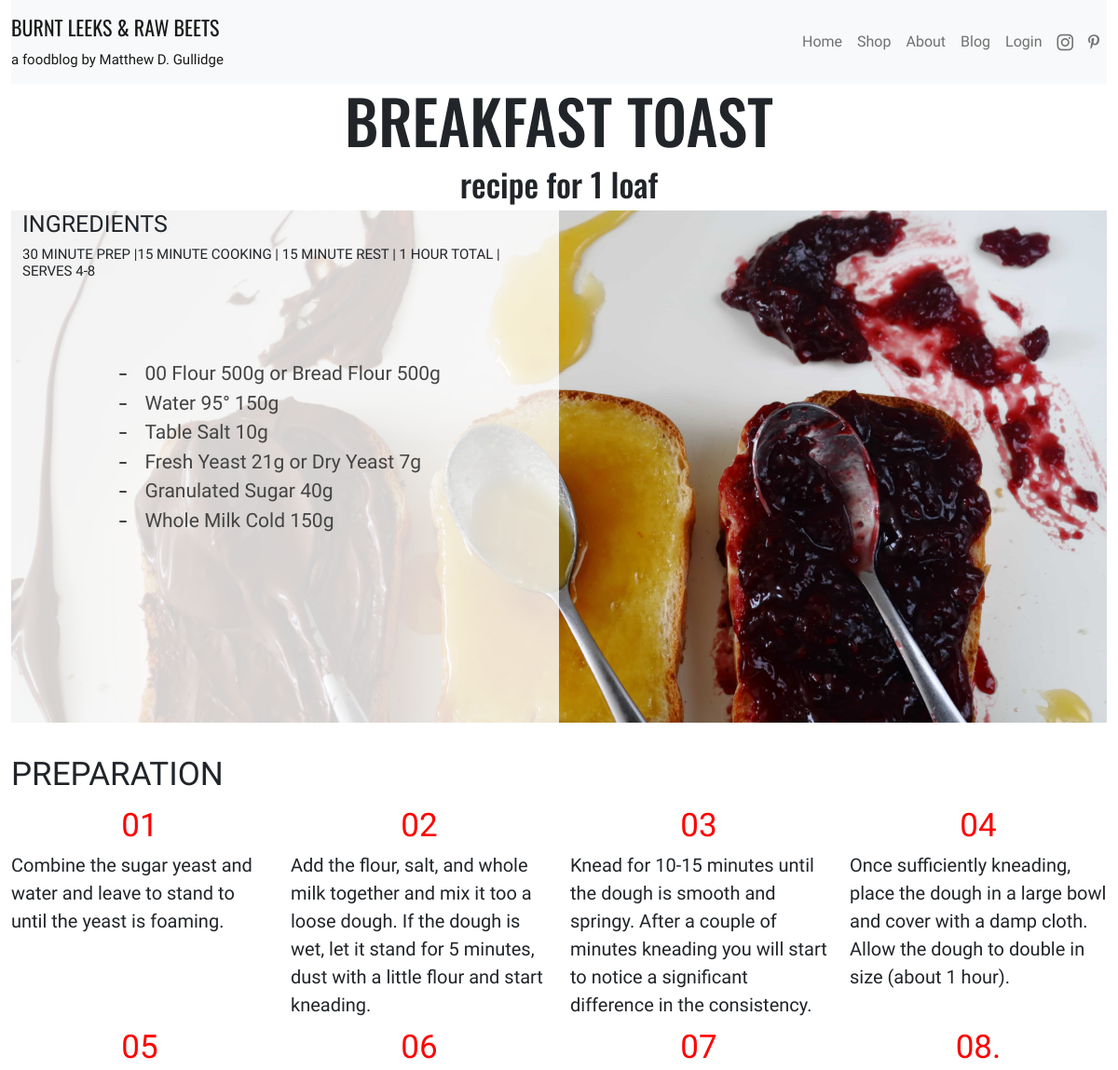
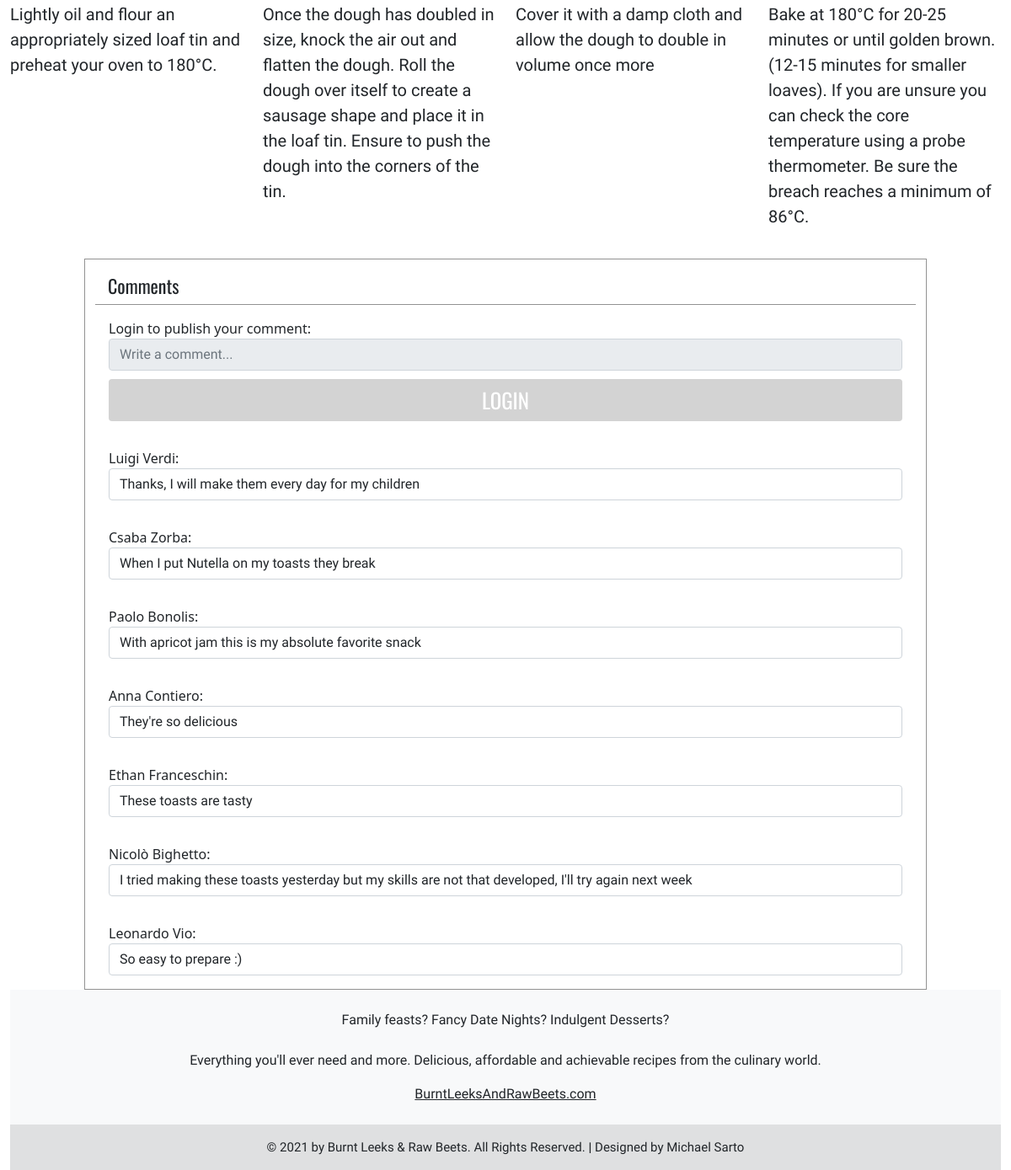
Screenshot of /recipe.php?recipe=3 with the database file from the repository (2 pictures, top to bottom).
### tables this page shows
CREATE TABLE `recipes` (
  `IdRecipe` int(11) NOT NULL,
  `Title` varchar(255) DEFAULT NULL,
  `Preparation` text DEFAULT NULL,
  `State` tinyint(1) DEFAULT 1
);

CREATE TABLE `images` (
  `IdImage` int(11) NOT NULL,
  `Path` varchar(255) NOT NULL
);

CREATE TABLE `reviews` (
  `IdReview` int(11) NOT NULL,
  `Stars` int(11) NOT NULL,
  `Review` varchar(255) DEFAULT NULL,
  `IdUser` int(11) NOT NULL,
  `IdRecipe` int(11) NOT NULL
);

CREATE TABLE `users` (
  `IdUser` int(11) NOT NULL,
  `Name` varchar(255) DEFAULT NULL,
  `Surname` varchar(255) DEFAULT NULL,
  `Email` varchar(255) NOT NULL,
  `Password` varchar(255) NOT NULL,
  `Newsletter` tinyint(1) NOT NULL,
  `Category` int(11) NOT NULL
);

### DBHandler.php (called while the page is built, shortened)
<?php
class DBHandler
{
    private $db;
    public function getInstance()
    {
        return $this->db;
    }
    private function connect_database()
    {
        try {
            $connection_string = 'mysql:host=localhost;dbname=foodblog;charset=utf8';
            $connection_array = array(
                PDO::ATTR_ERRMODE => PDO::ERRMODE_EXCEPTION,
                PDO::ATTR_DEFAULT_FETCH_MODE => PDO::FETCH_ASSOC
            );
            $this->db = new PDO($connection_string, USER, PASSWORD, $connection_array);
        } catch (PDOException $e) {
            $this->db = null;
        }
    }
}

### DBHandlerObject.php (called while the page is built, shortened)
<?php
$dbh = new DBHandler();

### recipe.php (the view, shortened to what this page needs)
<!DOCTYPE html>
<html lang="en">
<head>
    <?php
    require_once("header.php");
    ?>
    <link rel="stylesheet" href="ingredients.css">
    <link rel="stylesheet" href="https://cdnjs.cloudflare.com/ajax/libs/rateYo/2.3.2/jquery.rateyo.min.css">
</head>
<body>
    <div class="container-fluid">
        <?php
        if (isset($_GET['recipe']) && is_numeric($_GET['recipe'])) {
            $stmt = $dbh->getInstance()->prepare("SELECT IdRecipe, Title, Preparation FROM recipes WHERE recipes.IdRecipe= :idRecipe");
            $stmt->bindParam(':idRecipe', $_GET['recipe']);
            $stmt->execute();
            $row = $stmt->fetch();
            $stmt2 = $dbh->getInstance()->prepare("SELECT images.Path from images INNER join recipesimages on recipesimages.IdImage=images.IdImage INNER join recipes on recipesimages.IdRecipe=recipes.IdRecipe WHERE recipesimages.IdRecipe=:idRecipe AND images.Path not like '%CUT%' ");
            $stmt2->bindParam(':idRecipe', $_GET['recipe']);
            $stmt2->execute();
            $row2 = $stmt2->fetch();
        } else {
            header('Location: blog.php');
        }
        require_once("navbar.php");
        echo '<header class="text-center logo">';
        echo '<h1 style="font-size: 65px">';
        $explode = explode(';', $row['Title']);
        $prepations = explode(';', $row['Preparation']);
        $title = $explode[0];
        $subtitle = $explode[1];
        echo $title . ' </h1>';
        echo '<h3 style="font-size: 35px">' . $subtitle . '</h3>';
        echo '</header>';
        ?>
        <div class="jumbotron" style="background-image:url('<?php echo $row2['Path']; ?>')!important">
            <div class="row">
                <div class="col-md-6 col-sm-6 col-lg-6 col-xs-12 half-image">
                    <h4 style="font-size: 25px" class="navbar-font">INGREDIENTS</h4>
                    <?php echo '<h5 style="font-size: 15px" class="navbar-font">' . $prepations[0] . '</h5>'; ?>
                    <div id="checklist" style="margin-left:10%; margin-top:10%">
                        <?php $stmt3 = $dbh->getInstance()->prepare("SELECT ingredients.IdIngredient,ingredients.Ingredient,recipesingredients.Quantity,ingredients.IdAlternative,measureunits.MeasureUnit FROM recipesingredients INNER JOIN recipes ON recipes.IdRecipe=recipesingredients.IdRecipe INNER JOIN ingredients ON ingredients.IdIngredient=recipesingredients.IdIngredient INNER JOIN measureunits ON measureunits.IdMeasureUnit=ingredients.IdMeasureUnit WHERE recipes.IdRecipe=:idRecipe");
                        $stmt3->bindParam(':idRecipe', $_GET['recipe']);
                        $stmt3->execute();
                        $id_alt = 0;
                        $listToPrint = array();
                        for ($cnt = $stmt3->rowCount(); $cnt > 0; --$cnt) {
                            $row3 = $stmt3->fetch();
                            if ($cnt == $stmt3->rowCount()) {
                                $toPrint  = $row3['Ingredient'] . ' ' . $row3['Quantity'] . $row3['MeasureUnit'];
                                $id_alt = (int) $row3['IdIngredient'];
                            } else if ($id_alt == $row3['IdAlternative']) {
                                $toPrint .= ' or ' . $row3['Ingredient'] . ' ' . $row3['Quantity'] . $row3['MeasureUnit'];
                                array_pop($listToPrint);
                                $listToPrint[] = $toPrint;
                                $toPrint = null;
                            } else {
                                $toPrint = $row3['Ingredient'] . ' ' . $row3['Quantity'] . $row3['MeasureUnit'];
                                $id_alt = (int) $row3['IdIngredient'];
                            }
                            if (isset($toPrint)) {
                                $listToPrint[] = $toPrint;
                            }
                        }
                        for ($cnt = 0; $cnt < sizeof($listToPrint); ++$cnt) {
                            echo ' <input id="' . $cnt . '" type="checkbox"  name="' . $cnt . '">';
                            echo '<label for="' . $cnt . '" class="text-justify navbar-font" style="font-size: 21px">' . $listToPrint[$cnt] . '</label>';
                        }
                        ?>
                    </div>
                </div>
            </div>
        </div>
        <section style="margin-top: 35px; margin-bottom: 35px;">
            <h4 style="font-size: 35px" class="navbar-font" style="margin-bottom:15px">PREPARATION</h4>
            <?php
            for ($cnt = 1; $cnt < sizeof($prepations); ++$cnt) {
                echo ' <div class="row"  style="margin-top: 5px; margin-bottom: 5px;">';
                if (isset($prepations[$cnt])) {
                    $number = mb_substr($prepations[$cnt], 0, 4);
                    $text = mb_substr($prepations[$cnt], 4);
                    echo '  <div class="col-lg-3 col-md-12 col-xs-12">
                <div class="prepartionNumber text-center sublogo error" style="font-size: 35px;">
                    ' . $number . ' <br>
                </div>
                <div class="preparationText navbar-font text-justify" style="font-size: 20px;">
                   ' . $text . '
                </div>
            </div>';
                }
                ++$cnt;
                if (isset($prepations[$cnt])) {
                    $number = substr($prepations[$cnt], 0, 4);
                    $text = substr($prepations[$cnt], 4);
                    echo '  <div class="col-lg-3 col-md-12 col-xs-12">
                <div class="prepartionNumber text-center sublogo error" style="font-size: 35px;">
                    ' . $number . ' <br>
                </div>
                <div class="preparationText navbar-font text-justify" style="font-size: 20px;">
                   ' . $text . '
                </div>
            </div>';
                }
                ++$cnt;
                if (isset($prepations[$cnt])) {
                    $number = substr($prepations[$cnt], 0, 4);
                    $text = substr($prepations[$cnt], 4);
                    echo '  <div class="col-lg-3 col-md-12 col-xs-12">
                <div class="prepartionNumber text-center sublogo error" style="font-size: 35px;">
                    ' . $number . ' <br>
                </div>
                <div class="preparationText navbar-font text-justify" style="font-size: 20px;">
                   ' . $text . '
                </div>
            </div>';
                }
                ++$cnt;
                if (isset($prepations[$cnt])) {
                    $number = substr($prepations[$cnt], 0, 4);
                    $text = substr($prepations[$cnt], 4);
                    echo '  <div class="col-lg-3 col-md-12 col-xs-12">
                    <div class="prepartionNumber text-center sublogo error" style="font-size: 35px;">
                        ' . $number . ' <br>
                    </div>
                    <div class="preparationText navbar-font text-justify" style="font-size: 20px;" >
                       ' . $text . '
                    </div>
                </div>';
                }
                echo ' </div>';
            }
            ?>
        </section>
        <?php
        require_once("reviews.php");
        require_once("footer.php"); ?>
    </div>
</body>
</html>

### reviews.php (shortened to what this page needs)
<section>
    <div class="row d-flex justify-content-center">
        <div class="col-10 borderReview" style="border-top-style: solid">
            <div class="logo" style="border-bottom-style: solid; border-color: #44444494 !important; border-width: 1px !important; padding: 15px; padding-bottom: 5px">
                Comments
            </div>
        </div>
    </div>
    <?php
    require_once('Header.php');
    if (isset($_SESSION['IdUser'])) {
        echo ' <div class="row d-flex justify-content-center">
                <div class="col-10  d-flex justify-content-center borderReview">
                    <form class="myform form" style="border: none;" action="' . (isset($_SERVER['HTTPS']) && $_SERVER['HTTPS'] === 'on' ? "https" : "http") . "://$_SERVER[HTTP_HOST]$_SERVER[REQUEST_URI]" . '" method="post">
                        <div>
                            <label for="rateYo">' . htmlentities($_SESSION['Name']) . ' publish your comment: </label><div id="rateYo" ></div>
                        </div>
                        <input type="hidden" id="hiddenRating" value="4" name="rating">
                        <div>
                            <input type="text"  class="form-control navbar-font" maxlength="255" name="content" placeholder="Write a comment...">
                            </div>
                                <input type="submit" name="submit" class="mybtn btn btn-block btn-primary logo" value="PUBLISH">
                    </form>
                </div>
            </div>';
    } else {
        echo ' <div class="row d-flex justify-content-center">
                <div class="col-10  d-flex justify-content-center borderReview">
                    <div class="myform form" style="border: none;" >
                        <div>
                            <label for="rateYo">Login to publish your comment: </label><div id="rateYo" data-rateyo-rating="4"></div>
                        </div>
                        <div>
                            <input type="text"  class="form-control navbar-font" maxlength="255" name="content" placeholder="Write a comment..." readonly>
                            </div>
                                <input type="button" name="submit" href="#" data-toggle="modal" data-target="#loginModal" class="mybtn btn btn-block btn-primary logo" value="LOGIN">
                    </div>
                </div>
            </div>';
    }
    $stmt4 = $dbh->getInstance()->prepare("SELECT users.IdUser, users.Name, users.Surname, reviews.Stars, reviews.Review, reviews.IdReview from reviews   INNER JOIN users on users.IdUser=reviews.IdUser  where reviews.IdRecipe=:idrecipe");
    $stmt4->bindParam('idrecipe', $row['IdRecipe']);
    $stmt4->execute();
    for ($cnt = 0; $stmt4->rowCount() > $cnt; ++$cnt) {
        $row4 = $stmt4->fetch();
        $name = $row4['Name'];
        $surname = $row4['Surname'];
        $stars = $row4['Stars'];
        $review = $row4['Review'];
        echo '<div class="row d-flex justify-content-center">
                <div class="col-10  d-flex justify-content-center borderReview">
                    <div class="myform form" style="border: none;">
                        ' . htmlentities($name) . ' ' . htmlentities($surname) . ': <div class="rateyo" data-rateyo-rating="' . $stars . '"></div>
                        <div class="form-control navbar-font" style="height: auto; width:auto">
                           ' . htmlentities($review);
        echo ' </div>
                    </div>
                </div>
            </div>';
    }
    ?>
    <div class="row d-flex justify-content-center">
        <div class="col-10  d-flex justify-content-center borderReview" style="border-bottom-style: solid;">
        </div>
    </div>
</section>

### style.css (style rules this page uses)
.logo { font-family: 'Oswald', sans-serif; font-size: 22px; }
.sublogo { font-family: 'Open Sans Condensed', sans-serif; font-size: 15px; }
.navbar-font { font-family: 'Lexend', sans-serif !important; }
.jumbotron { position: relative; overflow: hidden; height: 550px; padding: 100px 60px; margin: 0px; background-image: url('Images/strawberries.jpg'); background-size: cover; background-repeat: no-repeat; }
.half-image { height: 100%; position: absolute; top: 0; left: 0; background: rgba(255, 255, 255, 0.815); }
section .borderReview { border-right-style: solid; border-left-style: solid; border-color: #44444494 !important; border-width: 1px !important; }
.mybtn { border: none; background-color: lightgray; font-size: 25px; margin-top: 10px; padding-left: 20px; padding-right: 20px; }
.myform { position: relative; display: -ms-flexbox; display: flex; padding: 1rem; -ms-flex-direction: column; flex-direction: column; width: 100%; height: 100%; pointer-events: auto; background-color: #fff; background-clip: padding-box; border: 1px solid rgba(0, 0, 0, .2); border-radius: 1.1rem; outline: 0; }

### ingredients.css (style rules this page uses)
#checklist { --background: none; --text: #444444; --check: #444444; --disabled: #4d0000; --border-radius: 10px; background: var(--background); width: var(--width); height: var(--height); border-radius: var(--border-radius); position: relative; -webkit-box-shadow: none; box-shadow: none; padding: 30px 45px; display: -ms-grid; display: grid; -ms-grid-columns: 30px auto; grid-template-columns: 30px auto; -webkit-box-align: center; -ms-flex-align: center; align-items: center; }
#checklist label { color: var(--text); position: relative; cursor: pointer; display: -ms-grid; display: grid; -webkit-box-align: center; -ms-flex-align: center; align-items: center; width: -webkit-fit-content; width: -moz-fit-content; width: fit-content; -webkit-transition: color .3s ease; transition: color .3s ease; }
#checklist label::before, #checklist label::after { content: ""; position: absolute; }
#checklist label::before { height: 2px; width: 8px; left: -27px; background: var(--check); border-radius: 2px; -webkit-transition: background .3s ease; transition: background .3s ease; }
#checklist label:after { height: 4px; width: 4px; top: 8px; left: -25px; border-radius: 50%; }
#checklist input[type="checkbox"] { -webkit-appearance: none; -moz-appearance: none; position: relative; height: 15px; width: 15px; outline: none; border: 0; margin: 0 15px 0 0; cursor: pointer; background: var(--background); display: -ms-grid; display: grid; -webkit-box-align: center; -ms-flex-align: center; align-items: center; }
#checklist input[type="checkbox"]::before, #checklist input[type="checkbox"]::after { content: ""; position: absolute; height: 2px; top: auto; background: var(--check); border-radius: 2px; }
#checklist input[type="checkbox"]::before { width: 0px; right: 60%; -webkit-transform-origin: right bottom; transform-origin: right bottom; }
#checklist input[type="checkbox"]::after { width: 0px; left: 40%; -webkit-transform-origin: left bottom; transform-origin: left bottom; }

### loginStyle.css (style rules this page uses)
.error { color: #ff0000; }

### rows the page displays
recipes: Title "BREAKFAST TOAST", Title "recipe for 1 loaf", Preparation "30 MINUTE PREP |15 MINUTE COOKING | 15 MINUTE REST | 1 HOUR TOTAL | SERVES 4-8", Preparation "01", Preparation "Combine the sugar yeast and water and leave to stand to until the yeast is foaming.", Preparation "02", Preparation "Add the flour, salt, and whole milk together and mix it too a loose dough. If the dough is wet, let it stand for 5 minutes, dust with a little flour and start kneading.", Preparation "03", Preparation "Knead for 10-15 minutes until the dough is smooth and springy. After a couple of minutes kneading you will start to notice a significant difference in the consistency.", Preparation "04", Preparation "Once sufficiently kneading, place the dough in a large bowl and cover with a damp cloth. Allow the dough to double in size (about 1 hour).", Preparation "05", Preparation "Lightly oil and flour an appropriately sized loaf tin and preheat your oven to 180°C.", Preparation "06", Preparation "Once the dough has doubled in size, knock the air out and flatten the dough. Roll the dough over itself to create a sausage shape and place it in the loaf tin. Ensure to push the dough into the corners of the tin.", Preparation "07", Preparation "Cover it with a damp cloth and allow the dough to double in volume once more", Preparation "08.", Preparation "Bake at 180°C for 20-25 minutes or until golden brown. (12-15 minutes for smaller loaves). If you are unsure you can check the core temperature using a probe thermometer. Be sure the breach reaches a minimum of 86°C."
images: Path (picture)
reviews: IdUser.Name "Luigi", IdUser.Surname "Verdi", Review "Thanks, I will make them every day for my children"
reviews: IdUser.Name "Csaba", IdUser.Surname "Zorba", Review "When I put Nutella on my toasts they break"
reviews: IdUser.Name "Paolo", IdUser.Surname "Bonolis", Review "With apricot jam this is my absolute favorite snack"
reviews: IdUser.Name "Anna", IdUser.Surname "Contiero", Review "They're so delicious"
reviews: IdUser.Name "Ethan", IdUser.Surname "Franceschin", Review "These toasts are tasty"
reviews: IdUser.Name "Nicolò", IdUser.Surname "Bighetto", Review "I tried making these toasts yesterday but my skills are not that developed, I'll try again next week"
reviews: IdUser.Name "Leonardo", IdUser.Surname "Vio", Review "So easy to prepare :)"

### other values shown
$listToPrint[$cnt] "00 Flour 500g or Bread Flour 500g"
$listToPrint[$cnt] "Water 95° 150g"
$listToPrint[$cnt] "Table Salt 10g"
$listToPrint[$cnt] "Fresh Yeast 21g or Dry Yeast 7g"
$listToPrint[$cnt] "Granulated Sugar 40g"
$listToPrint[$cnt] "Whole Milk Cold 150g"
